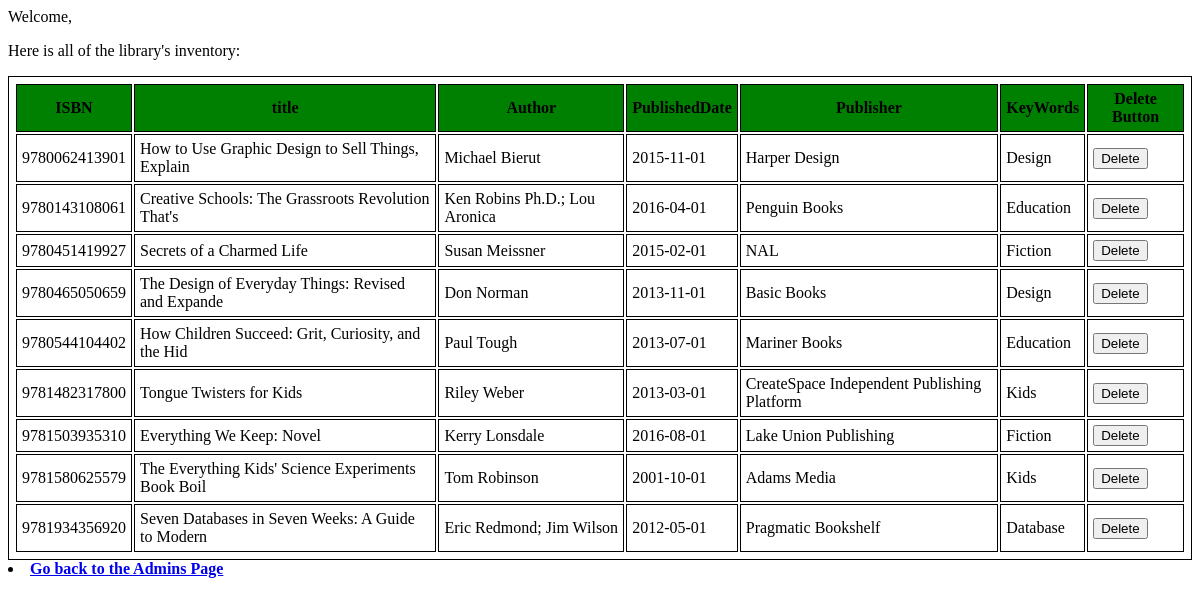
Page /Books.php on the earlier database version.
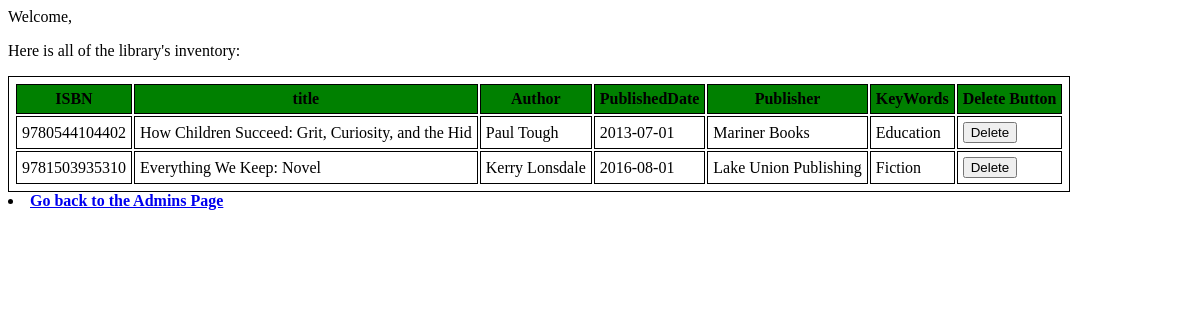
Same page on the later database version.
### tables this page shows
CREATE TABLE IF NOT EXISTS Book
(ISBN  			CHAR(13) NOT NULL,
Title  			VARCHAR(50)    ,
Author  		VARCHAR(30),
PublishedDate 	DATE,
Publisher 		VARCHAR(50),
KeyWords 		VARCHAR(20),
copyCount               int,
CONSTRAINT Book PRIMARY KEY (ISBN));

### Books.php (the view, shortened to what this page needs)
<!DOCTYPE html PUBLIC "-//W3C//DTD XHTML 1.0 Strict//EN" "http://www.w3.org/TR/xhtml1/DTD/xhtml1-strict.dtd">
<html>
<head>
</head>
<body>
<?php
include 'db.inc.php';
$username = $_COOKIE['mycookie'];
echo "Welcome, $username";
try
{
    $sql =  'SELECT * FROM book';
    $result = $pdo->query($sql);
}
catch (PDOException $e)
{
    $error_message = 'Error fetching books: ' . $e->getMessage();
    include 'error.html.php';
    exit();
}
?>
<p>Here is all of the library's inventory:</p>
<table>
    <TR BGCOLOR=green>
        <TH>ISBN</TH>
        <TH>title</TH>
        <TH>Author</TH>
        <TH>PublishedDate</TH>
        <TH>Publisher</TH>
        <TH>KeyWords</TH>
        <TH>Delete Button</TH>
    </TR>
    <?php foreach($result as $booklist):?>
        <tr>
            <td><?php echo $booklist['ISBN'];?></td>
            <td><?php echo $booklist['Title'];?></td>
            <td><?php echo $booklist['Author'];?></td>
            <td><?php echo $booklist['PublishedDate'];?></td>
            <td><?php echo $booklist['Publisher'];?></td>
            <td><?php echo $booklist['KeyWords'];?></td>
            <td>
                <form action="DeleteABook.php" method="post">
                    <input type="submit" value="Delete">
                </form>
            </td>
        </tr>
    <?php endforeach;?>
</table>
</body>
<b><li><a href="links.php">Go back to the Admins Page</a></li></b>
</html>

Differences in the rows shown:
removed book: ISBN "9780062413901", Title "How to Use Graphic Design to Sell Things, Explain", Author "Michael Bierut", PublishedDate "2015-11-01", Publisher "Harper Design", KeyWords "Design"
removed book: ISBN "9780143108061", Title "Creative Schools: The Grassroots Revolution That's", Author "Ken Robins Ph.D.; Lou Aronica", PublishedDate "2016-04-01", Publisher "Penguin Books", KeyWords "Education"
removed book: ISBN "9780451419927", Title "Secrets of a Charmed Life", Author "Susan Meissner", PublishedDate "2015-02-01", Publisher "NAL", KeyWords "Fiction"
removed book: ISBN "9780465050659", Title "The Design of Everyday Things: Revised and Expande", Author "Don Norman", PublishedDate "2013-11-01", Publisher "Basic Books", KeyWords "Design"
removed book: ISBN "9781482317800", Title "Tongue Twisters for Kids", Author "Riley Weber", PublishedDate "2013-03-01", Publisher "CreateSpace Independent Publishing Platform", KeyWords "Kids"
removed book: ISBN "9781580625579", Title "The Everything Kids' Science Experiments Book Boil", Author "Tom Robinson", PublishedDate "2001-10-01", Publisher "Adams Media", KeyWords "Kids"
removed book: ISBN "9781934356920", Title "Seven Databases in Seven Weeks: A Guide to Modern", Author "Eric Redmond; Jim Wilson", PublishedDate "2012-05-01", Publisher "Pragmatic Bookshelf", KeyWords "Database"
